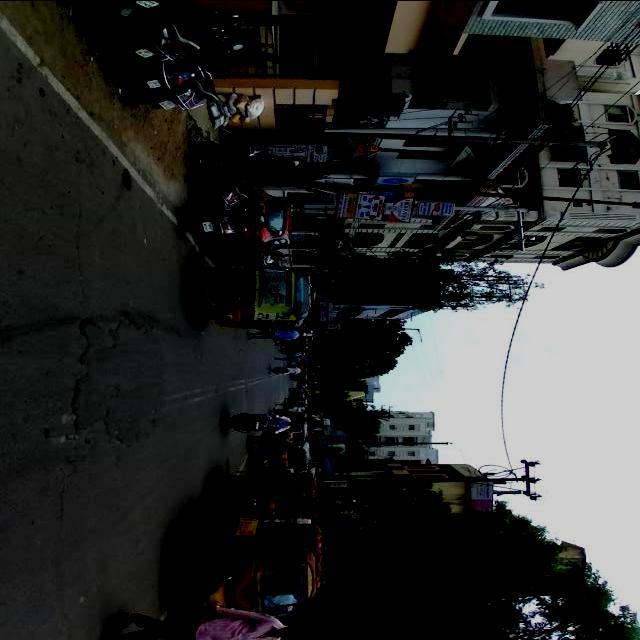
#> input picture RoadWatch/RoadWatch/Model/pothole_detection/Dataset/test/1/0000713_jpg.rf.325b16e326b3ce901a7dfbd6793f7e88.jpg, 640 x 640 px; its folder holds only this picture in this run
$ python train_model.py
#> lines starting #> are read from the running program, lines starting #| are printed output that depends on the picture
import os
import cv2
import numpy as np
import joblib
from sklearn.ensemble import RandomForestClassifier
from sklearn.metrics import accuracy_score

def extract_features(image_path):
    img = cv2.imread(image_path)
    if img is None:
        return None
    img = cv2.resize(img, (64, 64))
    gray = cv2.cvtColor(img, cv2.COLOR_BGR2GRAY)
    edges = cv2.Canny(gray, 100, 200)
    edge_density = np.sum(edges) / (64 * 64)

    hist = cv2.calcHist(
        [img], [0, 1, 2], None,
        [8, 8, 8], [0, 256, 0, 256, 0, 256]
    ).flatten()

    return np.hstack([edge_density, hist])

def load_split_data(split_name, base_path="Dataset"):
    X, y = [], []
    split_path = os.path.join(base_path, split_name)

    if not os.path.exists(split_path):
        return np.array([]), np.array([])

    for label in ['1', '2', '3']:
        folder = os.path.join(split_path, label)
        if not os.path.exists(folder):
            continue
        for file in os.listdir(folder):
            if file.lower().endswith(('.jpg', '.png', '.jpeg')):
                path = os.path.join(folder, file)
                features = extract_features(path)
                if features is not None:
                    X.append(features)
                    y.append(int(label) - 1)

    return np.array(X), np.array(y)

def run_training_pipeline(base_path="Dataset"):
    print("Loading training dataset...")
    X_train, y_train = load_split_data("train", base_path)
    print(f"Loaded {len(X_train)} training images.")

    print("Loading validation dataset...")
    X_val, y_val = load_split_data("valid", base_path)

    print("Loading testing dataset...")
    X_test, y_test = load_split_data("test", base_path)
#> in extract_features, img is the input picture: shape (640, 640, 3); mean B, G, R 44.1, 45, 43.8
#> in extract_features, `img = cv2.resize(img, (64, 64))`:
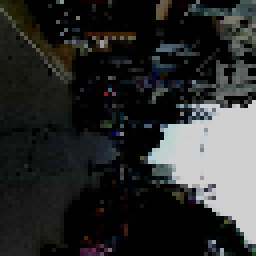
#> img: shape (64, 64, 3) (shown 4 times larger); mean B, G, R 44.5, 45.3, 44.1
#> in extract_features, `gray = cv2.cvtColor(img, cv2.COLOR_BGR2GRAY)`:
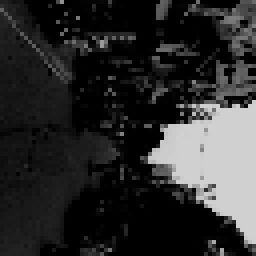
#> gray: shape (64, 64) (shown 4 times larger); min 0, max 210, mean 44.8
#> in extract_features, `edges = cv2.Canny(gray, 100, 200)`:
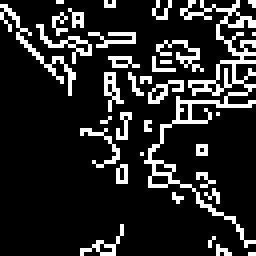
#> edges: shape (64, 64) (shown 4 times larger); 15.6% white in thin lines or dots
#> in extract_features, `edge_density = np.sum(edges) / (64 * 64)`: edge_density = 39.78
#> in extract_features, `hist = cv2.calcHist( [img], [0, 1, 2], None, [8, 8, 8], [0, 256, 0, 25..`: hist = 512 values, max 2760 at index 0, min 0 at index 2, mean 8
#> pass 2 of the loop in load_split_data, `for label in ['1', '2', '3']:`:
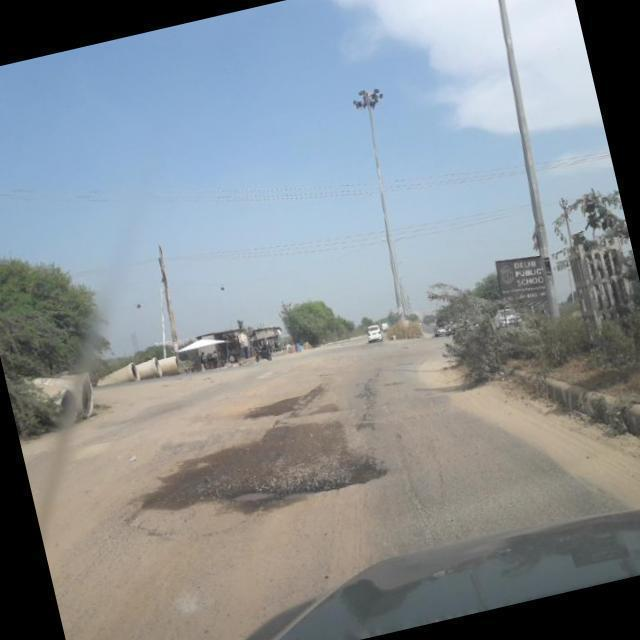
#> input picture RoadWatch/RoadWatch/Model/pothole_detection/Dataset/test/2/India_000103_jpg.rf.5f1cef0cccc3e0cbf29af84231dc552b.jpg, 640 x 640 px
#> in extract_features, img is the input picture: shape (640, 640, 3); mean B, G, R 147.8, 142.8, 135.8
#> img: shape (64, 64, 3)
#> in extract_features (call 2), `gray = cv2.cvtColor(img, cv2.COLOR_BGR2GRAY)`:
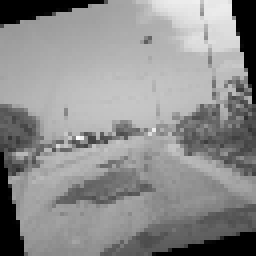
#> gray: shape (64, 64) (shown 4 times larger); min 0, max 252, mean 141.3
#> in extract_features (call 2), `edges = cv2.Canny(gray, 100, 200)`:
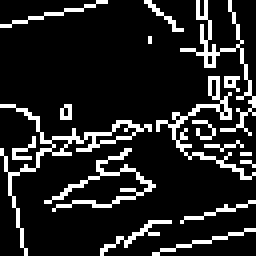
#> edges: shape (64, 64) (shown 4 times larger); 13.9% white in thin lines or dots
#> edge_density = 35.49
#> hist = 512 values, max 679 at index 428, min 0 at index 1, mean 8
#> y_test = [0, 1]

    if len(X_train) == 0:
        return {
            "success": False,
            "error": "No training data found."
        }

    print("Fitting Random Forest Classifier...")
    model = RandomForestClassifier(n_estimators=150, random_state=42)
    model.fit(X_train, y_train)

    # Calculate Metrics
    train_acc = accuracy_score(y_train, model.predict(X_train))

    val_acc = 0.0
    if len(X_val) > 0:
        val_acc = accuracy_score(y_val, model.predict(X_val))

    test_acc = 0.0
    if len(X_test) > 0:
        test_acc = accuracy_score(y_test, model.predict(X_test))

    # Save the trained model
    model_file_path = "road_damage_model.pkl"
    joblib.dump(model, model_file_path)
    print(f"Model saved successfully to {model_file_path}")

    return {
        "success": True,
        "train_size": len(X_train),
        "valid_size": len(X_val),
        "test_size": len(X_test),
        "train_accuracy": round(train_acc * 100, 2),
        "valid_accuracy": round(val_acc * 100, 2),
        "test_accuracy": round(test_acc * 100, 2)
    }

if __name__ == "__main__":
    results = run_training_pipeline()
    if results.get("success"):
        print("\n--- Training Pipeline Complete ---")
        print(f"Train Dataset Size: {results['train_size']}")
        print(f"Validation Dataset Size: {results['valid_size']}")
        print(f"Testing Dataset Size: {results['test_size']}")
        print(f"Training Accuracy: {results['train_accuracy']}%")
        print(f"Validation Accuracy: {results['valid_accuracy']}%")
        print(f"Testing Accuracy: {results['test_accuracy']}%")
    else:
        print(f"Error training model: {results.get('error')}")
